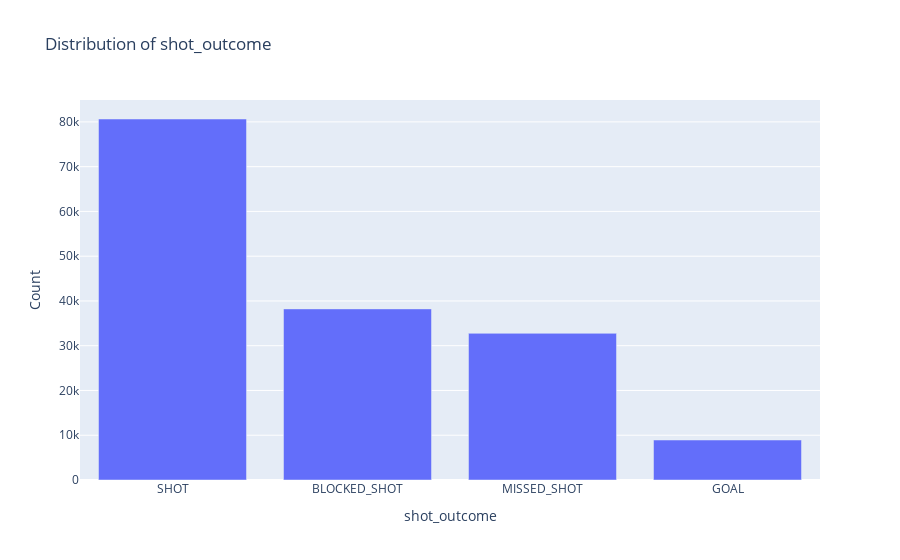

Source (notebook cell):
### Code cell
counts = df['shot_outcome'].value_counts().reset_index()
counts.columns = ['shot_outcome', 'Count']

fig = px.bar(counts, x='shot_outcome', y='Count', title=f"Distribution of {'shot_outcome'}")
fig.show()

### Figure 1 — Plotly figure (JSON) as saved in the notebook; plotly's stock layout.template omitted (floating-point values rounded to 4 significant figures)
{"data": [{"alignmentgroup": "True", "hovertemplate": "shot_outcome=%{x}<br>Count=%{y}<extra></extra>", "legendgroup": "", "marker": {"color": "#636efa", "pattern": {"shape": ""}}, "name": "", "offsetgroup": "", "orientation": "v", "showlegend": false, "textposition": "auto", "type": "bar", "x": ["SHOT", "BLOCKED_SHOT", "MISSED_SHOT", "GOAL"], "xaxis": "x", "y": [80648, 38224, 32765, 8936], "yaxis": "y"}], "layout": {"barmode": "relative", "legend": {"tracegroupgap": 0}, "title": {"text": "Distribution of shot_outcome"}, "xaxis": {"anchor": "y", "domain": [0, 1], "title": {"text": "shot_outcome"}}, "yaxis": {"anchor": "x", "domain": [0, 1], "title": {"text": "Count"}}}}
